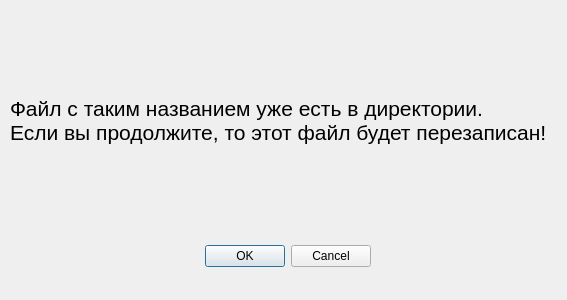
<?xml version="1.0" encoding="UTF-8"?>
<ui version="4.0">
 <class>Dialog</class>
 <widget class="QDialog" name="Dialog">
  <property name="geometry">
   <rect>
    <x>0</x>
    <y>0</y>
    <width>567</width>
    <height>300</height>
   </rect>
  </property>
  <property name="windowTitle">
   <string>Подтверждение</string>
  </property>
  <widget class="QDialogButtonBox" name="buttonBox">
   <property name="geometry">
    <rect>
     <x>30</x>
     <y>240</y>
     <width>341</width>
     <height>32</height>
    </rect>
   </property>
   <property name="orientation">
    <enum>Qt::Horizontal</enum>
   </property>
   <property name="standardButtons">
    <set>QDialogButtonBox::Cancel|QDialogButtonBox::Ok</set>
   </property>
  </widget>
  <widget class="QLabel" name="label">
   <property name="geometry">
    <rect>
     <x>10</x>
     <y>50</y>
     <width>571</width>
     <height>141</height>
    </rect>
   </property>
   <property name="font">
    <font>
     <pointsize>16</pointsize>
    </font>
   </property>
   <property name="text">
    <string>Файл с таким названием уже есть в директории.
Если вы продолжите, то этот файл будет перезаписан!</string>
   </property>
  </widget>
 </widget>
 <resources/>
 <connections>
  <connection>
   <sender>buttonBox</sender>
   <signal>accepted()</signal>
   <receiver>Dialog</receiver>
   <slot>accept()</slot>
   <hints>
    <hint type="sourcelabel">
     <x>248</x>
     <y>254</y>
    </hint>
    <hint type="destinationlabel">
     <x>157</x>
     <y>274</y>
    </hint>
   </hints>
  </connection>
  <connection>
   <sender>buttonBox</sender>
   <signal>rejected()</signal>
   <receiver>Dialog</receiver>
   <slot>reject()</slot>
   <hints>
    <hint type="sourcelabel">
     <x>316</x>
     <y>260</y>
    </hint>
    <hint type="destinationlabel">
     <x>286</x>
     <y>274</y>
    </hint>
   </hints>
  </connection>
 </connections>
</ui>
